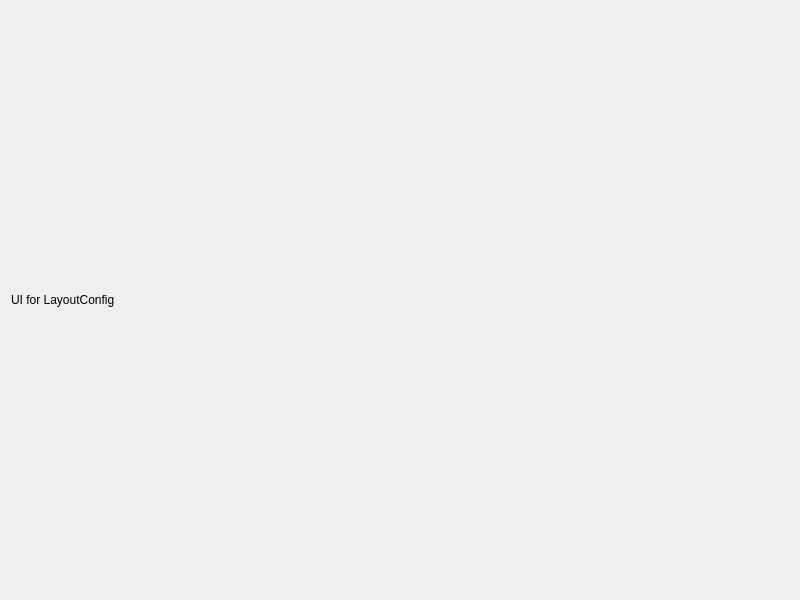
<?xml version="1.0" encoding="UTF-8"?>
<ui version="4.0">
 <class>LayoutConfig</class>
 <widget class="QDialog" name="layoutConfig">
  <property name="geometry">
   <rect>
    <x>0</x>
    <y>0</y>
    <width>800</width>
    <height>600</height>
   </rect>
  </property>
  <property name="windowTitle">
   <string>Layout Config</string>
  </property>
  <layout class="QVBoxLayout" name="verticalLayout">
   <item>
    <widget class="QLabel" name="label">
     <property name="text">
      <string>UI for LayoutConfig</string>
     </property>
    </widget>
   </item>
  </layout>
 </widget>
 <resources/>
 <connections/>
</ui>
